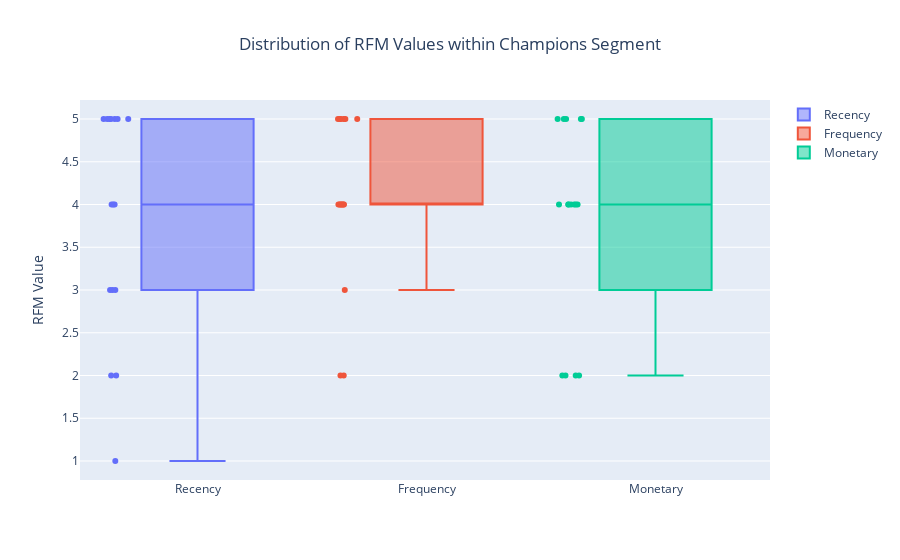

The notebook cell saved with this chart:
### Markdown cell above
## Distribution of RFM within Champions Segment

### Code cell
# Filter the data to include only the customers in the Champions segment
champions_segment_24 = df[df['rfm_customer_segments'] == 'Champions']

fig = go.Figure()
fig.add_trace(go.Box(y=champions_segment_24['recency_score'], name='Recency', boxpoints='all'))
fig.add_trace(go.Box(y=champions_segment_24['frequency_score'], name='Frequency', boxpoints='all'))
fig.add_trace(go.Box(y=champions_segment_24['monetary_score'], name='Monetary', boxpoints='all'))

fig.update_layout(title='Distribution of RFM Values within Champions Segment',
                yaxis_title='RFM Value',
                title_x= 0.5,
                showlegend=True)

fig.show()

### Figure 1 — Plotly figure (JSON) as saved in the notebook; plotly's stock layout.template omitted (floating-point values rounded to 4 significant figures)
{"data": [{"boxpoints": "all", "name": "Recency", "type": "box", "y": [1, 2, 2, 3, 3, 3, 4, 4, 4, 5, 5, 5, 5, 5, 5, 5]}, {"boxpoints": "all", "name": "Frequency", "type": "box", "y": [4, 4, 5, 2, 4, 4, 3, 4, 4, 4, 2, 5, 5, 5, 5, 5]}, {"boxpoints": "all", "name": "Monetary", "type": "box", "y": [5, 5, 4, 4, 5, 2, 2, 2, 5, 5, 2, 4, 4, 4, 4, 4]}], "layout": {"showlegend": true, "title": {"text": "Distribution of RFM Values within Champions Segment", "x": 0.5}, "yaxis": {"title": {"text": "RFM Value"}}}}
